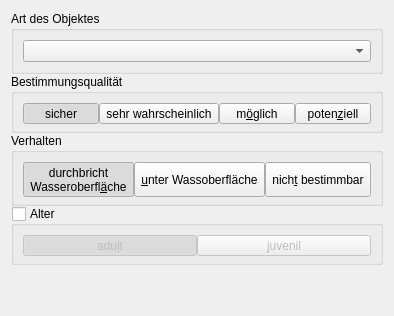
     <widget class="QWidget" name="tabMammal">
      <property name="sizePolicy">
       <sizepolicy hsizetype="Preferred" vsizetype="Minimum">
        <horstretch>0</horstretch>
        <verstretch>0</verstretch>
       </sizepolicy>
      </property>
      <property name="autoFillBackground">
       <bool>true</bool>
      </property>
      <property name="dbvalue" stdset="0">
       <string>MAMMAL</string>
      </property>
      <attribute name="title">
       <string>Meeressäuger</string>
      </attribute>
      <layout class="QVBoxLayout" name="layout_mammal_census">
       <property name="spacing">
        <number>0</number>
       </property>
       <item>
        <widget class="QGroupBox" name="groupBox">
         <property name="title">
          <string>Art des Objektes</string>
         </property>
         <layout class="QHBoxLayout" name="horizontalLayout_11">
          <property name="spacing">
           <number>0</number>
          </property>
          <item>
           <widget class="QComboBox" name="cmbMammal">
            <property name="editable">
             <bool>false</bool>
            </property>
           </widget>
          </item>
         </layout>
        </widget>
       </item>
       <item>
        <widget class="QGroupBox" name="gbxMammalQuality">
         <property name="title">
          <string>Bestimmungsqualität</string>
         </property>
         <layout class="QHBoxLayout" name="horizontalLayout_12">
          <property name="spacing">
           <number>0</number>
          </property>
          <property name="bottomMargin">
           <number>6</number>
          </property>
          <item>
           <widget class="QToolButton" name="rbMammalQual1">
            <property name="sizePolicy">
             <sizepolicy hsizetype="Preferred" vsizetype="Preferred">
              <horstretch>0</horstretch>
              <verstretch>0</verstretch>
             </sizepolicy>
            </property>
            <property name="text">
             <string comment="1">sicher</string>
            </property>
            <property name="checkable">
             <bool>true</bool>
            </property>
            <property name="checked">
             <bool>true</bool>
            </property>
            <property name="autoExclusive">
             <bool>true</bool>
            </property>
            <property name="dbvalue" stdset="0">
             <string>1</string>
            </property>
            <attribute name="buttonGroup">
             <string notr="true">buttongroup_mammal_confidence</string>
            </attribute>
           </widget>
          </item>
          <item>
           <widget class="QToolButton" name="rbMammalQual2">
            <property name="sizePolicy">
             <sizepolicy hsizetype="Preferred" vsizetype="Preferred">
              <horstretch>0</horstretch>
              <verstretch>0</verstretch>
             </sizepolicy>
            </property>
            <property name="text">
             <string comment="2">sehr wahrscheinlich</string>
            </property>
            <property name="checkable">
             <bool>true</bool>
            </property>
            <property name="autoExclusive">
             <bool>true</bool>
            </property>
            <property name="dbvalue" stdset="0">
             <string>2</string>
            </property>
            <attribute name="buttonGroup">
             <string notr="true">buttongroup_mammal_confidence</string>
            </attribute>
           </widget>
          </item>
          <item>
           <widget class="QToolButton" name="rbMammalQual3">
            <property name="sizePolicy">
             <sizepolicy hsizetype="Preferred" vsizetype="Preferred">
              <horstretch>0</horstretch>
              <verstretch>0</verstretch>
             </sizepolicy>
            </property>
            <property name="text">
             <string comment="3">m&amp;öglich</string>
            </property>
            <property name="checkable">
             <bool>true</bool>
            </property>
            <property name="autoExclusive">
             <bool>true</bool>
            </property>
            <property name="dbvalue" stdset="0">
             <string>3</string>
            </property>
            <attribute name="buttonGroup">
             <string notr="true">buttongroup_mammal_confidence</string>
            </attribute>
           </widget>
          </item>
          <item>
           <widget class="QToolButton" name="rbMammalQual4">
            <property name="sizePolicy">
             <sizepolicy hsizetype="Preferred" vsizetype="Preferred">
              <horstretch>0</horstretch>
              <verstretch>0</verstretch>
             </sizepolicy>
            </property>
            <property name="text">
             <string comment="4">poten&amp;ziell</string>
            </property>
            <property name="checkable">
             <bool>true</bool>
            </property>
            <property name="autoExclusive">
             <bool>true</bool>
            </property>
            <property name="dbvalue" stdset="0">
             <string>4</string>
            </property>
            <attribute name="buttonGroup">
             <string notr="true">buttongroup_mammal_confidence</string>
            </attribute>
           </widget>
          </item>
         </layout>
        </widget>
       </item>
       <item>
        <widget class="QGroupBox" name="gbxMammalBehaviour">
         <property name="title">
          <string>Verhalten</string>
         </property>
         <property name="checkable">
          <bool>false</bool>
         </property>
         <property name="checked">
          <bool>false</bool>
         </property>
         <layout class="QHBoxLayout" name="horizontalLayout_13">
          <property name="spacing">
           <number>0</number>
          </property>
          <property name="bottomMargin">
           <number>6</number>
          </property>
          <item>
           <widget class="QToolButton" name="rbMammalBehaveOver">
            <property name="sizePolicy">
             <sizepolicy hsizetype="Preferred" vsizetype="Preferred">
              <horstretch>0</horstretch>
              <verstretch>0</verstretch>
             </sizepolicy>
            </property>
            <property name="text">
             <string comment="OW">durchbricht
Wasseroberfl&amp;äche</string>
            </property>
            <property name="checkable">
             <bool>true</bool>
            </property>
            <property name="checked">
             <bool>true</bool>
            </property>
            <property name="autoExclusive">
             <bool>true</bool>
            </property>
            <property name="dbvalue" stdset="0">
             <string>OW</string>
            </property>
            <attribute name="buttonGroup">
             <string notr="true">buttongroup_mammal_behaviour</string>
            </attribute>
           </widget>
          </item>
          <item>
           <widget class="QToolButton" name="rbMammalBehaveUnder">
            <property name="sizePolicy">
             <sizepolicy hsizetype="Preferred" vsizetype="Preferred">
              <horstretch>0</horstretch>
              <verstretch>0</verstretch>
             </sizepolicy>
            </property>
            <property name="text">
             <string comment="UW">&amp;unter Wassoberfläche</string>
            </property>
            <property name="checkable">
             <bool>true</bool>
            </property>
            <property name="autoExclusive">
             <bool>true</bool>
            </property>
            <property name="dbvalue" stdset="0">
             <string>UW</string>
            </property>
            <attribute name="buttonGroup">
             <string notr="true">buttongroup_mammal_behaviour</string>
            </attribute>
           </widget>
          </item>
          <item>
           <widget class="QToolButton" name="radio_button_not_visible">
            <property name="sizePolicy">
             <sizepolicy hsizetype="Preferred" vsizetype="Preferred">
              <horstretch>0</horstretch>
              <verstretch>0</verstretch>
             </sizepolicy>
            </property>
            <property name="text">
             <string>nich&amp;t bestimmbar</string>
            </property>
            <property name="checkable">
             <bool>true</bool>
            </property>
            <property name="autoExclusive">
             <bool>true</bool>
            </property>
            <property name="dbvalue" stdset="0">
             <string>NV</string>
            </property>
            <attribute name="buttonGroup">
             <string notr="true">buttongroup_mammal_behaviour</string>
            </attribute>
           </widget>
          </item>
         </layout>
        </widget>
       </item>
       <item>
        <widget class="QGroupBox" name="gbxMammalAge">
         <property name="title">
          <string>Alter</string>
         </property>
         <property name="checkable">
          <bool>true</bool>
         </property>
         <property name="checked">
          <bool>false</bool>
         </property>
         <layout class="QHBoxLayout" name="horizontalLayout_14">
          <property name="spacing">
           <number>0</number>
          </property>
          <property name="bottomMargin">
           <number>6</number>
          </property>
          <item>
           <widget class="QToolButton" name="rbMammalAgeAdult">
            <property name="sizePolicy">
             <sizepolicy hsizetype="Preferred" vsizetype="Preferred">
              <horstretch>0</horstretch>
              <verstretch>0</verstretch>
             </sizepolicy>
            </property>
            <property name="text">
             <string comment="AD">adu&amp;lt</string>
            </property>
            <property name="checkable">
             <bool>true</bool>
            </property>
            <property name="checked">
             <bool>true</bool>
            </property>
            <property name="autoExclusive">
             <bool>true</bool>
            </property>
            <property name="dbvalue" stdset="0">
             <string>ADU</string>
            </property>
            <attribute name="buttonGroup">
             <string notr="true">buttongroup_mammal_age</string>
            </attribute>
           </widget>
          </item>
          <item>
           <widget class="QToolButton" name="rbMammalAgeJuv">
            <property name="sizePolicy">
             <sizepolicy hsizetype="Preferred" vsizetype="Preferred">
              <horstretch>0</horstretch>
              <verstretch>0</verstretch>
             </sizepolicy>
            </property>
            <property name="text">
             <string comment="JU">&amp;juvenil</string>
            </property>
            <property name="checkable">
             <bool>true</bool>
            </property>
            <property name="autoExclusive">
             <bool>true</bool>
            </property>
            <property name="dbvalue" stdset="0">
             <string>JUV</string>
            </property>
            <attribute name="buttonGroup">
             <string notr="true">buttongroup_mammal_age</string>
            </attribute>
           </widget>
          </item>
         </layout>
        </widget>
       </item>
       <item>
        <spacer name="verticalSpacer">
         <property name="orientation">
          <enum>Qt::Vertical</enum>
         </property>
         <property name="sizeHint" stdset="0">
          <size>
           <width>20</width>
           <height>40</height>
          </size>
         </property>
        </spacer>
       </item>
      </layout>
     </widget>
